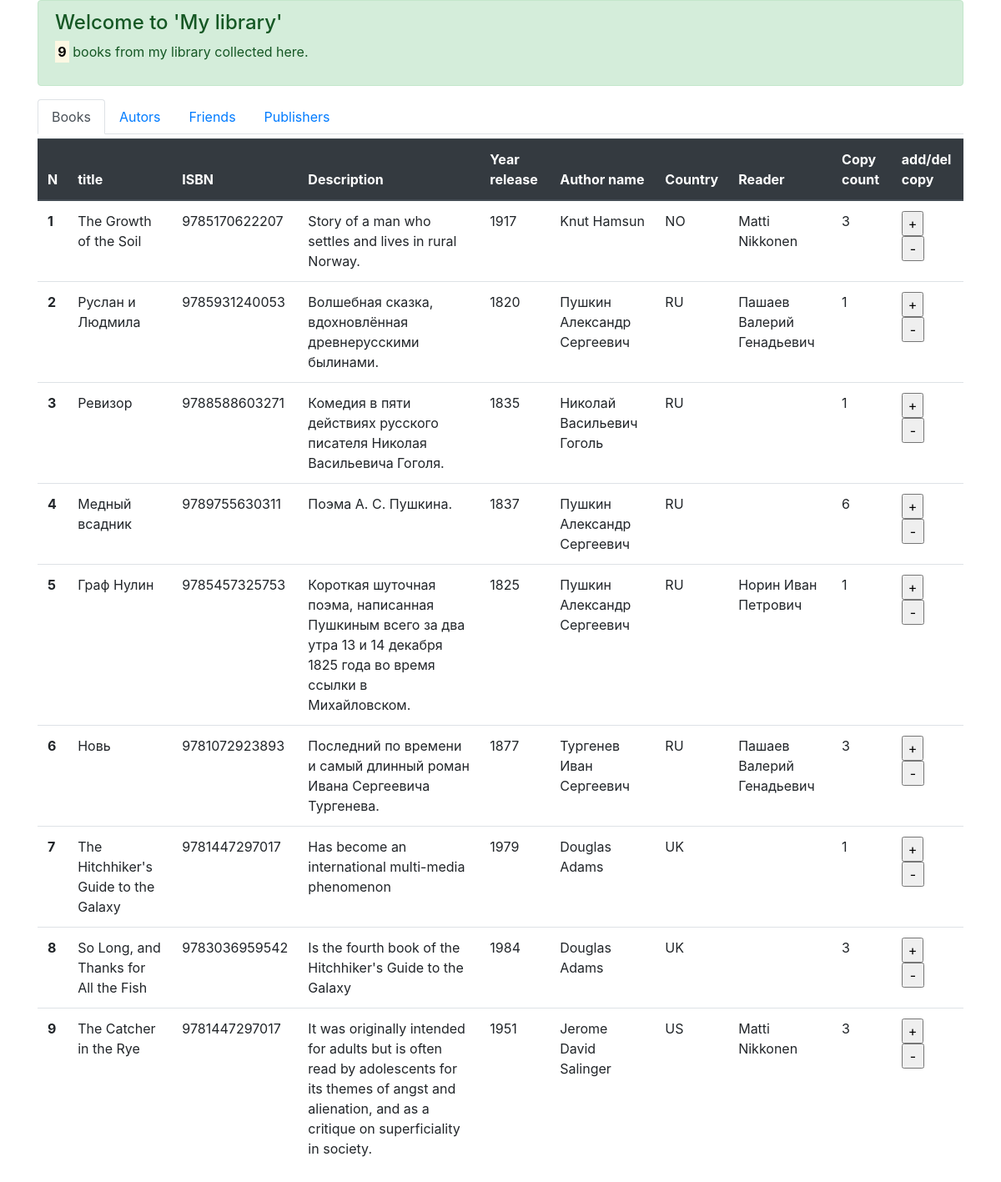
The page / on the database its author committed.
### p_library/models.py (models this page shows, shortened)
class Book(models.Model):
    ISBN = models.CharField(verbose_name='International standard of the "books number"', max_length=13)
    title = models.TextField(verbose_name='Book title')
    description = models.TextField(verbose_name='Description')
    year_release = models.SmallIntegerField(verbose_name='Year release')
    copy_count = models.SmallIntegerField(verbose_name='Copy count', default=1)
    price= models.DecimalField(verbose_name='Price', max_digits=6, decimal_places=2, default=0)
    publisher = models.ForeignKey('p_library.Publisher', null=True, blank=True, verbose_name='Publishing house',
                                         on_delete=models.CASCADE, related_name='book_publisher')
    author = models.ForeignKey('p_library.Author', verbose_name='Author', on_delete=models.CASCADE,
                               related_name='book_author')
    reader = models.ForeignKey('p_library.Friend', null=True, blank=True, verbose_name='Reader',
                                     on_delete=models.CASCADE, related_name='book_reader')

class Author(models.Model):
    full_name = models.TextField(verbose_name='Full name')
    birth_year = models.SmallIntegerField(verbose_name='birth year')
    country = models.CharField(verbose_name='country' ,max_length=2)

class Friend(models.Model):
    full_name = models.TextField(verbose_name='Full name')
    birth_year = models.SmallIntegerField(verbose_name='Birth_year')

### p_library/views.py (the view)
# urls.py: path('', views.index),
def index(request):
    template = loader.get_template('index.html')
    books = Book.objects.all()
    lib_data = {
        'title': 'My library',
        'books': books
    }
    return HttpResponse(template.render(lib_data, request))

### p_library/templates/index.html (shortened to what this page needs)
<!DOCTYPE html>
<html>
    <head>
        <link rel="stylesheet"
              href="https://stackpath.bootstrapcdn.com/bootstrap/4.5.0/css/bootstrap.min.css"
>
    </head>
    <body>
        <div class="container">
            <div class="alert alert-success" role="alert">
                <h4 class="alert-heading">Welcome to '{{ title }}'</h4>
                <p><mark><strong>{{ books|length }}</strong></mark> books from my library collected here.</p>
            </div>
            <ul class="nav nav-tabs">
                <li class="nav-item">
                    <a class="nav-link active" href="/">Books</a>
                </li>
                <li class="nav-item">
                    <a class="nav-link" href="/author/">Autors</a>
                </li>
                <li class="nav-item">
                    <a class="nav-link" href="/friend/">Friends</a>
                </li>
                <li class="nav-item">
                    <a class="nav-link" href="/publishers/">Publishers</a>
                </li>
            </ul>
            <table class="table" style="margin-top: 5px">
                <thead class="thead-dark">
                    <tr>
                        <th scope="col">N</th>
                        <th scope="col">title</th>
                        <th scope="col">ISBN</th>
                        <th scope="col">Description</th>
                        <th scope="col">Year release</th>
                        <th scope="col">Author name</th>
                        <th scope="col">Country</th>
                        <th scope="col">Reader</th>
                        <th scope="col">Copy count</th>
                        <th scope="col">add/del copy</th>
                    </tr>
                </thead>
                <tbody>
                    {% for book in books %}
                    <tr>
                        <th scope="row">{{ forloop.counter }}</th>
                        <td>{{ book.title }}</td>
                        <td>{{ book.ISBN }}</td>
                        <td>{{ book.description }}</td>
                        <td>{{ book.year_release }}</td>
                        <td>{{ book.author.full_name }}</td>
                        <td>{{ book.author.country }}</td>
                        <td>{{ book.reader.full_name }}</td>
                        <td>{{ book.copy_count }}</td>
                        <td>
                            <form action="/index/book_increment/" method="post" enctype="multipart/form-data">
                                <input type="submit" value="+">
                            </form>
                            <form action="/index/book_decrement/" method="post" enctype="multipart/form-data">
                                <input class="px-2" type="submit" value="-">
                            </form>
                        </td>
                    </tr>
                    {% endfor %}
                </tbody>
            </table>
        </div>
    </body>
</html>

### rows shown on the page
Book: title "The Growth of the Soil", ISBN "9785170622207", description "Story of a man who settles and lives in rural Norway.", year_release "1917", author.full_name "Knut Hamsun", author.country "NO", reader.full_name "Matti Nikkonen", copy_count "3"
Book: title "Руслан и Людмила", ISBN "9785931240053", description "Волшебная сказка, вдохновлённая древнерусскими былинами.", year_release "1820", author.full_name "Пушкин Александр Сергеевич", author.country "RU", reader.full_name "Пашаев Валерий Генадьевич", copy_count "1"
Book: title "Ревизор", ISBN "9788588603271", description "Комедия в пяти действиях русского писателя Николая Васильевича Гоголя.", year_release "1835", author.full_name "Николай Васильевич Гоголь", author.country "RU", copy_count "1"
Book: title "Медный всадник", ISBN "9789755630311", description "Поэма А. С. Пушкина.", year_release "1837", author.full_name "Пушкин Александр Сергеевич", author.country "RU", copy_count "6"
Book: title "Граф Нулин", ISBN "9785457325753", description "Короткая шуточная поэма, написанная Пушкиным всего за два утра 13 и 14 декабря 1825 года во время ссылки в Михайловском.", year_release "1825", author.full_name "Пушкин Александр Сергеевич", author.country "RU", reader.full_name "Норин Иван Петрович", copy_count "1"
Book: title "Новь", ISBN "9781072923893", description "Последний по времени и самый длинный роман Ивана Сергеевича Тургенева.", year_release "1877", author.full_name "Тургенев Иван Сергеевич", author.country "RU", reader.full_name "Пашаев Валерий Генадьевич", copy_count "3"
Book: title "The Hitchhiker's Guide to the Galaxy", ISBN "9781447297017", description "Has become an international multi-media phenomenon", year_release "1979", author.full_name "Douglas Adams", author.country "UK", copy_count "1"
Book: title "So Long, and Thanks for All the Fish", ISBN "9783036959542", description "Is the fourth book of the Hitchhiker's Guide to the Galaxy", year_release "1984", author.full_name "Douglas Adams", author.country "UK", copy_count "3"
Book: title "The Catcher in the Rye", ISBN "9781447297017", description "It was originally intended for adults but is often read by adolescents for its themes of angst and alienation, and as a critique on superficiality in society.", year_release "1951", author.full_name "Jerome David Salinger", author.country "US", reader.full_name "Matti Nikkonen", copy_count "3"

### other values the page prints
{{ title }} "My library"
{{ books|length }} "9"
